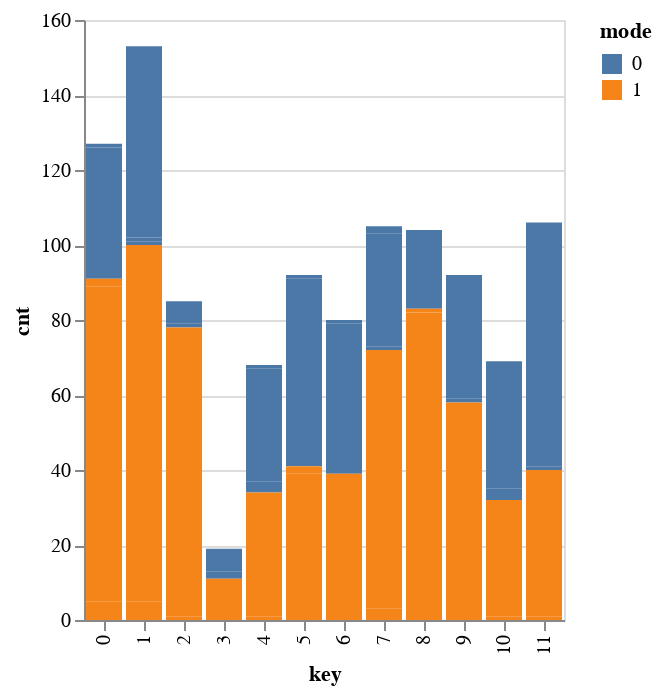

Notebook code for this chart:
### Code cell
hits_c1 = hits.groupby(['key','mode']).size().reset_index(name='cnt')
alt.Chart(hits_c1).mark_bar().encode(
    x='key:N',
    y='cnt:Q',
    color='mode:N'
)

### Figure 1 — Vega-Lite specification as saved in the notebook (floating-point values rounded to 4 significant figures)
{"config": {"view": {"continuousWidth": 400, "continuousHeight": 300}}, "data": {"name": "data-547f80606657c90420d3d7cea78f901d"}, "mark": "bar", "encoding": {"color": {"field": "mode", "type": "nominal"}, "x": {"field": "key", "type": "nominal"}, "y": {"field": "cnt", "type": "quantitative"}}, "$schema": "https://vega.github.io/schema/vega-lite/v4.17.0.json", "datasets": {"data-547f80606657c90420d3d7cea78f901d": [{"key": 0, "mode": 0, "time_signature": 4, "cnt": 35}, {"key": 0, "mode": 0, "time_signature": 5, "cnt": 1}, {"key": 0, "mode": 1, "time_signature": 3, "cnt": 5}, {"key": 0, "mode": 1, "time_signature": 4, "cnt": 84}, {"key": 0, "mode": 1, "time_signature": 5, "cnt": 2}, {"key": 1, "mode": 0, "time_signature": 1, "cnt": 1}, {"key": 1, "mode": 0, "time_signature": 3, "cnt": 1}, {"key": 1, "mode": 0, "time_signature": 4, "cnt": 50}, {"key": 1, "mode": 0, "time_signature": 5, "cnt": 1}, {"key": 1, "mode": 1, "time_signature": 3, "cnt": 5}, {"key": 1, "mode": 1, "time_signature": 4, "cnt": 91}, {"key": 1, "mode": 1, "time_signature": 5, "cnt": 4}, {"key": 2, "mode": 0, "time_signature": 3, "cnt": 1}, {"key": 2, "mode": 0, "time_signature": 4, "cnt": 6}, {"key": 2, "mode": 1, "time_signature": 3, "cnt": 1}, {"key": 2, "mode": 1, "time_signature": 4, "cnt": 77}, {"key": 3, "mode": 0, "time_signature": 3, "cnt": 2}, {"key": 3, "mode": 0, "time_signature": 4, "cnt": 6}, {"key": 3, "mode": 1, "time_signature": 4, "cnt": 11}, {"key": 4, "mode": 0, "time_signature": 3, "cnt": 3}, {"key": 4, "mode": 0, "time_signature": 4, "cnt": 30}, {"key": 4, "mode": 0, "time_signature": 5, "cnt": 1}, {"key": 4, "mode": 1, "time_signature": 3, "cnt": 1}, {"key": 4, "mode": 1, "time_signature": 4, "cnt": 33}, {"key": 5, "mode": 0, "time_signature": 4, "cnt": 50}, {"key": 5, "mode": 0, "time_signature": 5, "cnt": 1}, {"key": 5, "mode": 1, "time_signature": 4, "cnt": 39}, {"key": 5, "mode": 1, "time_signature": 5, "cnt": 2}, {"key": 6, "mode": 0, "time_signature": 1, "cnt": 1}, {"key": 6, "mode": 0, "time_signature": 4, "cnt": 39}, {"key": 6, "mode": 0, "time_signature": 5, "cnt": 1}, {"key": 6, "mode": 1, "time_signature": 4, "cnt": 39}, {"key": 7, "mode": 0, "time_signature": 3, "cnt": 1}, {"key": 7, "mode": 0, "time_signature": 4, "cnt": 30}, {"key": 7, "mode": 0, "time_signature": 5, "cnt": 2}, {"key": 7, "mode": 1, "time_signature": 3, "cnt": 3}, {"key": 7, "mode": 1, "time_signature": 4, "cnt": 69}, {"key": 8, "mode": 0, "time_signature": 3, "cnt": 1}, {"key": 8, "mode": 0, "time_signature": 4, "cnt": 20}, {"key": 8, "mode": 1, "time_signature": 3, "cnt": 4}, {"key": 8, "mode": 1, "time_signature": 4, "cnt": 78}, {"key": 8, "mode": 1, "time_signature": 5, "cnt": 1}, {"key": 9, "mode": 0, "time_signature": 3, "cnt": 1}, {"key": 9, "mode": 0, "time_signature": 4, "cnt": 33}, {"key": 9, "mode": 1, "time_signature": 4, "cnt": 58}, {"key": 10, "mode": 0, "time_signature": 3, "cnt": 3}, {"key": 10, "mode": 0, "time_signature": 4, "cnt": 33}, {"key": 10, "mode": 0, "time_signature": 5, "cnt": 1}, {"key": 10, "mode": 1, "time_signature": 3, "cnt": 1}, {"key": 10, "mode": 1, "time_signature": 4, "cnt": 31}, {"key": 11, "mode": 0, "time_signature": 3, "cnt": 1}, {"key": 11, "mode": 0, "time_signature": 4, "cnt": 65}, {"key": 11, "mode": 1, "time_signature": 3, "cnt": 1}, {"key": 11, "mode": 1, "time_signature": 4, "cnt": 39}]}}
